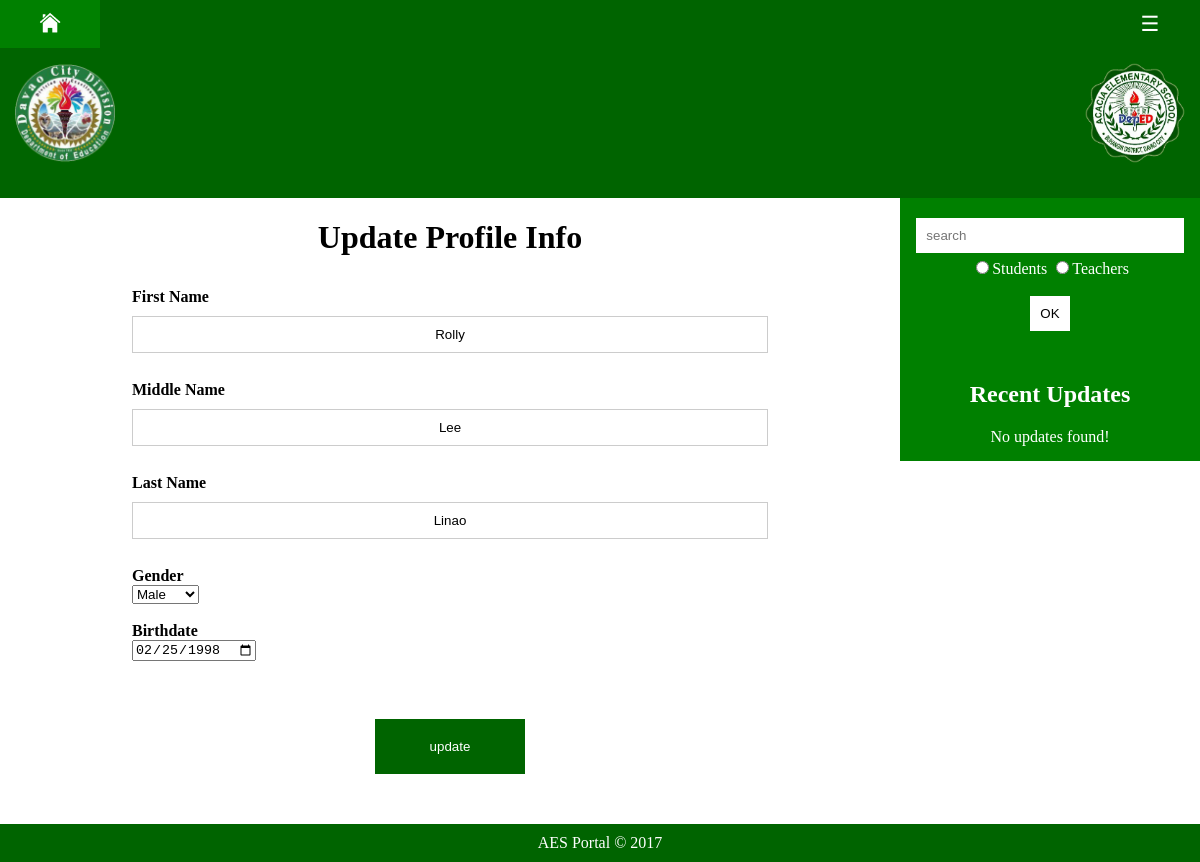
Screenshot of /aes-admin/admin-update.php?update_id=1 (signed in) with the database file from the repository.
### tables this page shows
CREATE TABLE `users` (
  `user_id` int(11) NOT NULL AUTO_INCREMENT,
  `user_type` set('Super Admin','Admin','Teacher','Student') DEFAULT NULL,
  `username` varchar(10) DEFAULT NULL,
  `password` varchar(32) DEFAULT NULL,
  `fname` varchar(32) DEFAULT NULL,
  `mname` varchar(32) DEFAULT NULL,
  `lname` varchar(32) DEFAULT NULL,
  `gender` set('Female','Male') DEFAULT NULL,
  `birthdate` date DEFAULT NULL,
  `prof_pic` varchar(64) DEFAULT NULL,
  `status` set('Active','Inactive') DEFAULT NULL,
  PRIMARY KEY (`user_id`)
);

### aes-admin/admin-update.php (the view, shortened to what this page needs)
<!DOCTYPE html>
<?php
    include ('include/verify-admin.php');
    if(isset($_GET['update_id']))
    {
        $sql_query="SELECT user_id,fname,mname,lname,birthdate,gender FROM users WHERE user_id=".$_GET['update_id'];
        $result_set=mysqli_query($con,$sql_query);
        $fetched_row=mysqli_fetch_array($result_set);
    }
            ?>
<html>
    <head>
        <link rel="stylesheet" href="../css/main.css">
        <link rel="stylesheet" href="../css/loader.css">
        <link rel="stylesheet" href="../css/options.css">
        <link rel="stylesheet" href="../css/tables.css">
    </head>
    <body style="font-family:Verdana;" onload="myFunction()">
            <div style="display:none;" id="myDiv" class="animate-bottom">
                <?php include ('include/nav.php');?>
                <div id="main">
                    <?php include ('include/menu.php');?>
                    <div style="overflow:hidden;">
                        <?php include ('include/header.php');?>
                        <div class="main">
                            <h1 style="text-align:center;">Update Profile Info</h1>
                            <div style="position relative; width:80%; margin:auto; text-align:left;">
                            <form method="POST" style="border:none; padding: 10px; color:black; background-color:white;">
                                <b>First Name</b>
                                <input type="text" name="fname" placeholder="enter first name" value="<?php echo $fetched_row['fname']; ?>" required><br><br>
                                <b>Middle Name</b>
                                <input type="text" name="mname" placeholder="enter middle name" value="<?php echo $fetched_row['mname']; ?>" required><br><br>
                                <b>Last Name</b>
                                <input type="text" name="lname" placeholder="enter last name" value="<?php echo $fetched_row['lname']; ?>" required><br><br>
                                <b>Gender</b><br>
                                <select name="gender" required>
                                    <?php
                                        if ($fetched_row['gender'] == 'Female')
                                        {
                                            echo "<option value='Female' selected>Female</option>";
                                            echo "<option value='Male'>Male</option>";
                                        }
                                        else
                                        {
                                            echo "<option value='Male' selected>Male</option>";
                                        }
                                    ?>
                                </select><br><br>
                                <b>Birthdate</b><br>
                                <input type="date" name="birthdate" value="<?php echo $fetched_row['birthdate']; ?>" required><br><br>
                                <div style="position:relative; top:40px; width: 150px; margin:auto; margin-bottom:80px;">
                                    <button type="submit" name="updatebtn" style="border:none; width: 150px; padding: 20px 0px; color:white; background-color:rgb(0, 100, 0);">update</button>
                                </div>
                            </form>
                            </div>
                        </div>
                        <?php include ('include/recent-updates.php');?>
                    </div>
                    <?php include ('include/footer.php');?>
                </div>
    </body>
</html>

### css/main.css (style rules this page uses)
body { background-color: gray; margin: auto; }
* { box-sizing: border-box; }
.main { float:left; width:75%; padding: 0px 40px; }
#main { transition: margin-left .5s; }
input[type=text], input[type=password] { width: 100%; padding: 10px 10px; margin: 10px 0px; display: inline-block; border: 1px solid #ccc; box-sizing: border-box; text-align: center; }

### css/loader.css (style rules this page uses)
.animate-bottom { position: relative; -webkit-animation-name: animatebottom; -webkit-animation-duration: 1s; animation-name: animatebottom; animation-duration: 1s }
#myDiv { display: none; text-align: center; background-color: white; box-shadow: 0px 5px 25px black; }

### rows the page displays
users: fname "Rolly", mname "Lee", lname "Linao", gender "Male", birthdate "02/25/1998"
